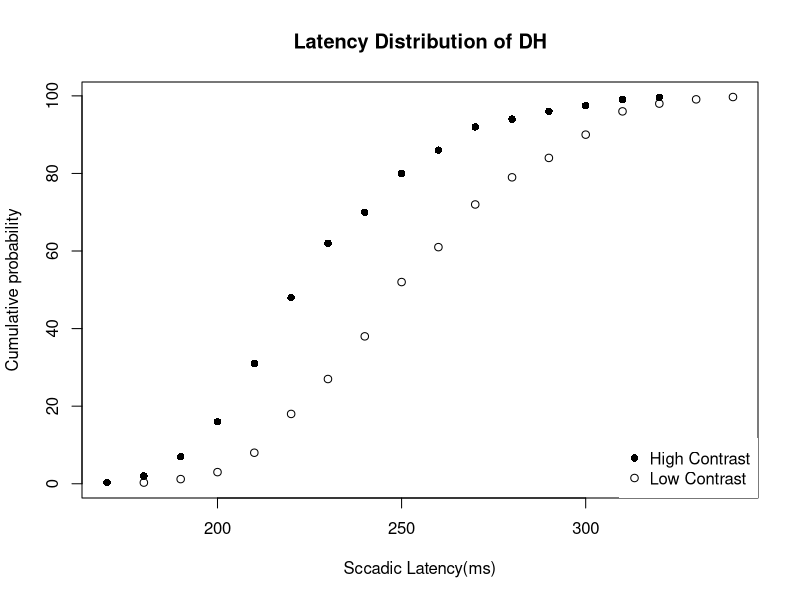
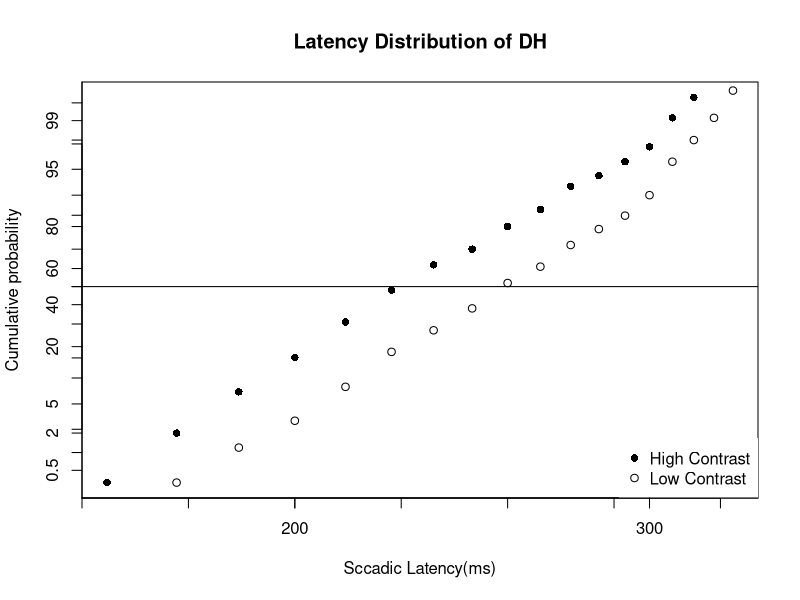
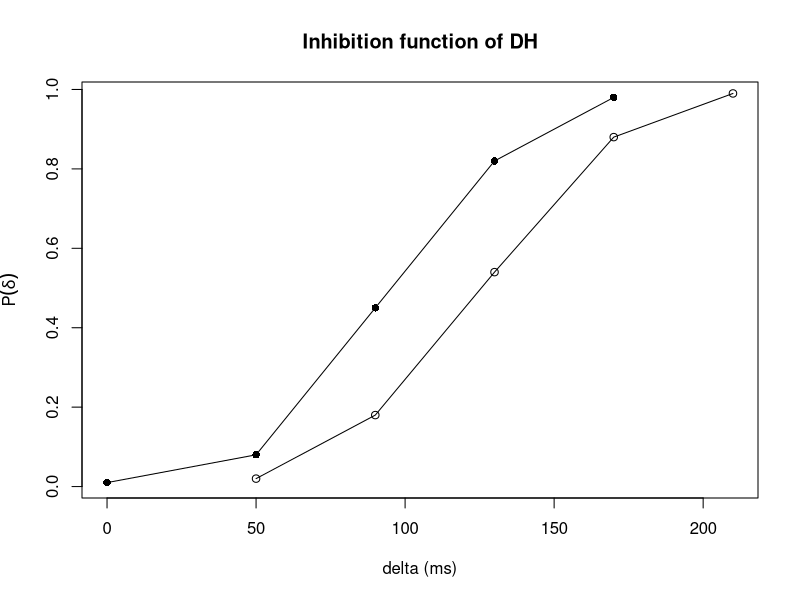
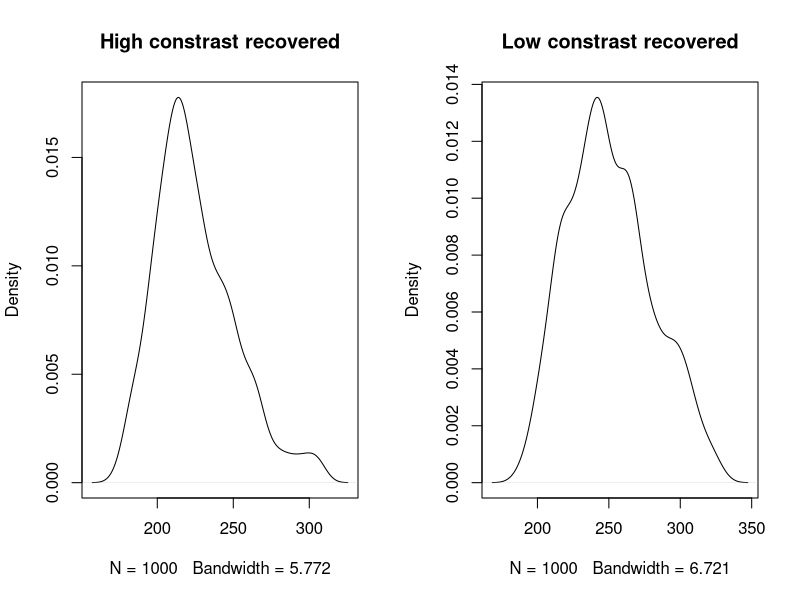
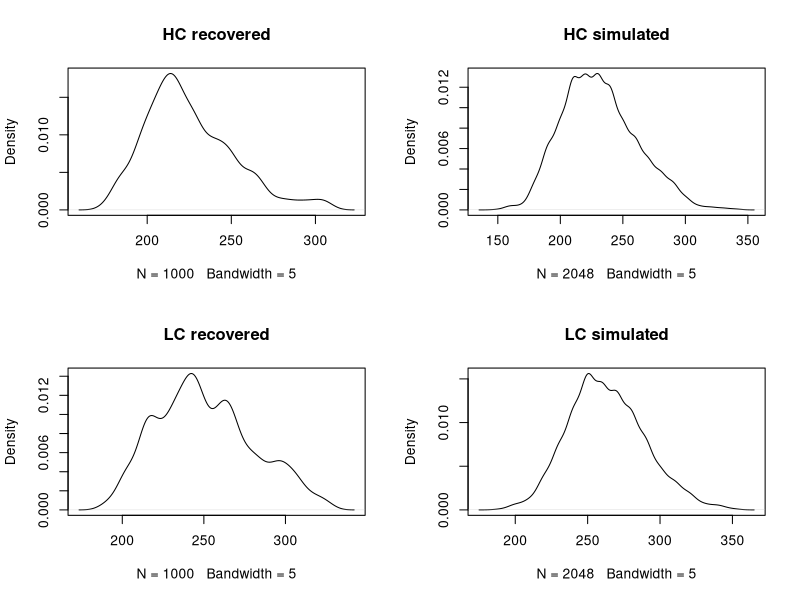
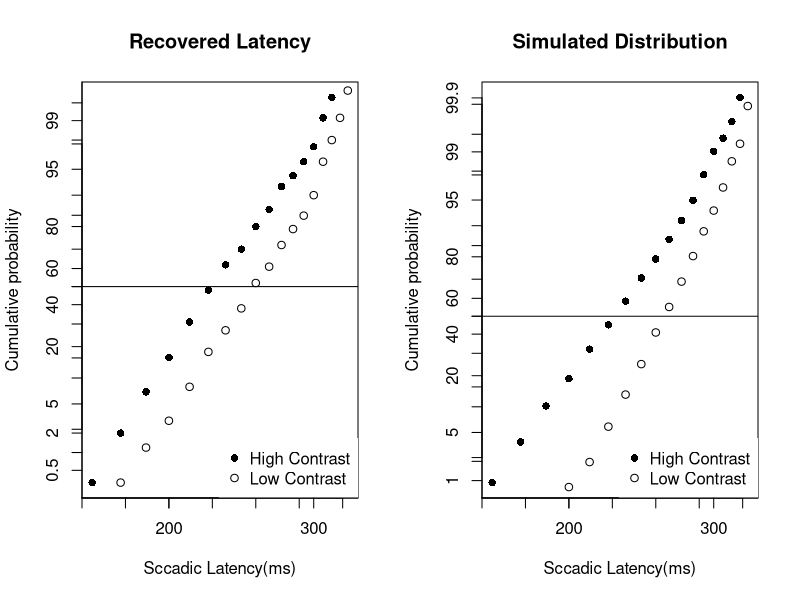

Here is the R script that generated these plots, in order:
## ---- chunk 1
Time = c(170, 180, 190, 200, 210, 220, 230, 240, 250, 260, 270, 280, 290, 300,  310,  320, 330, 340)
HC   = c(0.3, 2,   7,   16,  31,  48,  62,  70,  80,  86,  92,  94,  96,  97.5, 99.1, 99.6, NA, NA)
LC   = c(NA , 0.3, 1.2, 3,   8,   18,  27,  38,  52,  61,  72,  79,  84,  90,   96,   98,  99.1, 99.7)

x_ticks = c(150, 200, 300, 500, 1000)
y_ticks = c(0.1,0.5,1,2,5,10,20,30,40,50,60,70,80,90,95,98,99,99.5,99.9)
## ---- chunk 2
plot(Time, HC, pch=16, main="Latency Distribution of DH", 
     xlab="Sccadic Latency(ms)", ylab="Cumulative probability")
points(Time, LC, pch=1)
legend("bottomright", legend=c("High Contrast", "Low Contrast"),
       pch=c(16,1), box.lty=0)
## ---- chunk 3
invTime   = 1/Time ## transfrom x axis into reciprocal scale
HC_probit = qnorm(HC/100); LC_probit = qnorm(LC/100) ## transfrom y axis into probit scale

## High contrast plot (without x/y labels)
plot(invTime, HC_probit, 
     xlim=rev(range(invTime)), pch=16, labels = FALSE,  ## plz ignore warnings... 
     main="Latency Distribution of DH", xlab="Sccadic Latency(ms)", ylab="Cumulative probability")

## Low contrast plot
points(invTime, LC_probit, xlim=rev(range(1/Time)), pch=1)
legend("bottomright", legend=c("High Contrast", "Low Contrast"),
       pch=c(16,1), box.lty=0)

## Add median line / labels
abline(h=qnorm(50/100)) # add median line
axis(1, at = 1/x_ticks, labels=x_ticks, tick=T) # add x labels
axis(2, at = qnorm(y_ticks/100), labels = y_ticks, tick=T) # add y labels
## ---- chunk 4
Delta      = c(0,   50,  90,  130, 170, 210)
HC_inhibit = c(.01, .08, .45, .82, .98, NA)
LC_inhibit = c(NA,  .02, .18, .54, .88, .99)
## ---- chunk 5
plot(Delta, HC_inhibit, pch=16, 
     main="Inhibition function of DH", 
     xlab=paste(expression(delta), "(ms)"), ylab=expression(P(delta)))
lines(Delta, HC_inhibit)
points(Delta, LC_inhibit, pch=1)
lines(Delta, LC_inhibit)
## ---- chunk 6
cdf_HC = approxfun(Time, HC/100, method="linear", rule=2)
inv_cdf_HC = function(y){uniroot(function(x){cdf_HC(x)-y},interval=c(150,400))$root}
inv_cdf_HC = Vectorize(inv_cdf_HC)

cdf_LC = approxfun(Time, LC/100, method="linear", rule=2)
inv_cdf_LC = function(y){uniroot(function(x){cdf_LC(x)-y},interval=c(150,400))$root}
inv_cdf_LC = Vectorize(inv_cdf_LC)
## ---- chunk 7
U = runif(1000,0.01,0.99) 
HC_sample = inv_cdf_HC(U)
LC_sample = inv_cdf_LC(U)
## ---- chunk 8
mean(HC_sample); mean(LC_sample); 
## ---- chunk 9
par(mfrow=c(1,2))
plot(density(HC_sample), main="High constrast recovered")
plot(density(LC_sample), main="Low constrast recovered")
## ---- chunk 10
HC_dens_function = approxfun(density(HC_sample)$x, density(HC_sample)$y, method="linear", rule=2)
LC_dens_function = approxfun(density(LC_sample)$x, density(LC_sample)$y, method="linear", rule=2)
## ---- chunk 11
SSRT_estimate_loss_func = function(SSRT_hat, dens_fun, obj){
  integrated_val = vector(length=6)
  for (i in 1:6){
    lower_lim = 0
    upper_lim = Delta[i] + SSRT_hat 
    integrated_val[i] = integrate(dens_fun, lower_lim, upper_lim)$value
  }
  return(sum((obj-integrated_val)^2, na.rm=T))  ## SSE
}
## ---- chunk 12
optimize(SSRT_estimate_loss_func, interval=c(50,200), dens_fun=HC_dens_function, obj=HC_inhibit)
optimize(SSRT_estimate_loss_func, interval=c(50,200), dens_fun=LC_dens_function, obj=LC_inhibit)
## ---- chunk 13
cdf_HC_inhibit = approxfun(Delta, HC_inhibit, method="linear", rule=2)
cdf_LC_inhibit = approxfun(Delta, LC_inhibit, method="linear", rule=2)

inv_cdf_HC_inhibit = function(y){uniroot(function(x){cdf_HC_inhibit(x)-y},interval=c(0,250))$root}
inv_cdf_HC_inhibit = Vectorize(inv_cdf_HC_inhibit)

inv_cdf_LC_inhibit = function(y){uniroot(function(x){cdf_LC_inhibit(x)-y},interval=c(0,250))$root}
inv_cdf_LC_inhibit = Vectorize(inv_cdf_LC_inhibit)

U = runif(1000,0.05,0.95)
HC_inhibit_sample = inv_cdf_HC_inhibit(U)
LC_inhibit_sample = inv_cdf_LC_inhibit(U)
## ---- chunk 14
mean(HC_sample) - mean(HC_inhibit_sample);
mean(LC_sample) - mean(LC_inhibit_sample)
## ---- chunk 15
simul_control_trial = function(par, tau=60, theta=1, trials=2048, iter_max=200){
  mu = par[1]; sigma = par[2]
  activ_level = vector(length=trials)
  rt_result   = vector(length=trials)
  for (time in 1:iter_max){
    activ_level = activ_level + 0.01 * rnorm(trials, mean=mu, sd=sigma) ## accumulation of act. level
    rt_result[activ_level>theta] = tau + 10*time  ## unit : ms
    activ_level[activ_level>theta] = -Inf
  }
  return(rt_result)
}
## ---- chunk 16
Kolmo_Smir_loss_between_simul_and_observed = function(par, observed){
  simul_res = simul_control_trial(par) ## save the simulated data from given parameters
  ecdf_simul = ecdf(simul_res) ## empricial cdf from the simulated result
  sum(abs(ecdf_simul(Time)-observed/100), na.rm=T)
}
## ---- chunk 17
optim(par=c(6,1), Kolmo_Smir_loss_between_simul_and_observed, observed=HC) ## for high constrast
optim(par=c(6,1), Kolmo_Smir_loss_between_simul_and_observed, observed=LC) ## for low constrast
## ---- chunk 18
par(mfrow=c(2,2))
simul_res_HC = simul_control_trial(c(6.09, 4.33))  
simul_res_LC = simul_control_trial(c(5.10, 2.99))  
plot(density(HC_sample, bw=5), main="HC recovered")
plot(density(simul_res_HC, bw=5), main="HC simulated") 
plot(density(LC_sample, bw=5), main="LC recovered")
plot(density(simul_res_LC, bw=5), main="LC simulated") 
## ---- chunk 19
ecdf_simul_HC = ecdf(simul_res_HC)
ecdf_simul_LC = ecdf(simul_res_LC)
simul_probit_HC = qnorm(ecdf_simul_HC(Time))
simul_probit_LC = qnorm(ecdf_simul_LC(Time))
par(mfrow=c(1,2))

## Recovered
plot(invTime, HC_probit, 
     xlim=rev(range(invTime)), pch=16, labels = FALSE,
     main="Recovered Latency", xlab="Sccadic Latency(ms)", ylab="Cumulative probability")
points(invTime, LC_probit, xlim=rev(range(1/Time)), pch=1)
legend("bottomright", legend=c("High Contrast", "Low Contrast"),
       pch=c(16,1), box.lty=0)
abline(h=qnorm(50/100)) # add median line
axis(1, at = 1/x_ticks, labels=x_ticks, tick=T) # add x labels
axis(2, at = qnorm(y_ticks/100), labels = y_ticks, tick=T) # add y labels

## Simulated
plot(invTime, simul_probit_HC, 
     xlim=rev(range(invTime)), pch=16, labels = FALSE,
     main="Simulated Distribution", xlab="Sccadic Latency(ms)", ylab="Cumulative probability")
points(invTime, simul_probit_LC, xlim=rev(range(1/Time)), pch=1)
legend("bottomright", legend=c("High Contrast", "Low Contrast"),
       pch=c(16,1), box.lty=0)
abline(h=qnorm(50/100)) # add median line
axis(1, at = 1/x_ticks, labels=x_ticks, tick=T) # add x labels
axis(2, at = qnorm(y_ticks/100), labels = y_ticks, tick=T) # add y labels
